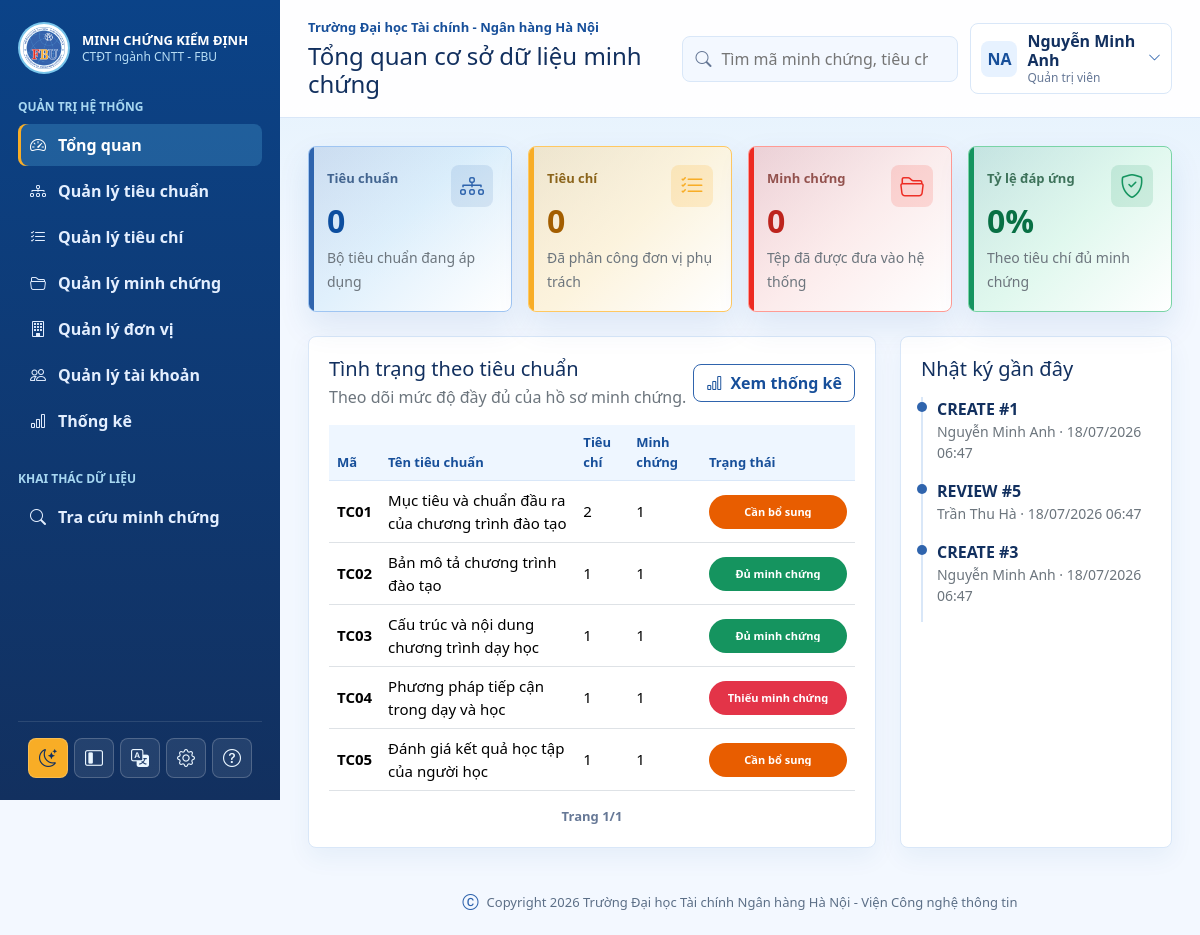
Page /admin/dashboard.php (signed in) on the committed database.
### tables this page shows
CREATE TABLE standards (
    id INT AUTO_INCREMENT PRIMARY KEY,
    standard_set_id INT NOT NULL,
    code VARCHAR(50) NOT NULL,
    name VARCHAR(255) NOT NULL,
    description TEXT NULL,
    display_order INT NOT NULL DEFAULT 0,
    created_at TIMESTAMP DEFAULT CURRENT_TIMESTAMP,
    updated_at TIMESTAMP DEFAULT CURRENT_TIMESTAMP ON UPDATE CURRENT_TIMESTAMP,
    UNIQUE KEY uq_standard_code_set (standard_set_id, code),
    CONSTRAINT fk_standards_set FOREIGN KEY (standard_set_id) REFERENCES standard_sets(id)
);

CREATE TABLE audit_logs (
    id BIGINT AUTO_INCREMENT PRIMARY KEY,
    user_id INT NULL,
    action VARCHAR(100) NOT NULL,
    module VARCHAR(100) NOT NULL,
    record_id INT NULL,
    old_value JSON NULL,
    new_value JSON NULL,
    ip_address VARCHAR(45) NULL,
    created_at TIMESTAMP DEFAULT CURRENT_TIMESTAMP,
    CONSTRAINT fk_audit_logs_user FOREIGN KEY (user_id) REFERENCES users(id)
);

### includes/data.php (called while the page is built, shortened)
<?php
require_once __DIR__ . '/helpers.php';
function vn_criteria_status(string $status): string
{
    switch ($status) {
        case 'complete':
            return 'Đủ minh chứng';
        case 'need_update':
            return 'Cần bổ sung';
        case 'missing':
            return 'Thiếu minh chứng';
    }
}
function vn_approval_status(string $status): string
{
    switch ($status) {
        case 'approved':
            return 'Đã duyệt';
        case 'reviewing':
            return 'Chờ rà soát';
        case 'need_update':
            return 'Cần bổ sung';
    }
}
function standard_status_from_counts(int $missing, int $needUpdate): string
{
    if ($missing > 0) {
        return 'Thiếu minh chứng';
    }
    if ($needUpdate > 0) {
        return 'Cần bổ sung';
    }
    return 'Đủ minh chứng';
}
$pdo = db();
$standards = [];
$stmt = $pdo->query("
    SELECT
        s.id,
        s.code,
        s.name,
        COUNT(DISTINCT c.id) AS criteria_count,
        COUNT(DISTINCT ec.evidence_id) AS evidence_count,
        SUM(CASE WHEN c.evidence_status = 'missing' THEN 1 ELSE 0 END) AS missing_count,
        SUM(CASE WHEN c.evidence_status = 'need_update' THEN 1 ELSE 0 END) AS need_update_count
    FROM standards s
    LEFT JOIN criteria c ON c.standard_id = s.id
    LEFT JOIN evidence_criteria ec ON ec.criteria_id = c.id
    GROUP BY s.id, s.code, s.name, s.display_order
    ORDER BY s.display_order, s.id
");
foreach ($stmt->fetchAll() as $row) {
    $standards[] = [
        'id'       => (int) $row['id'],
        'code'     => $row['code'],
        'name'     => $row['name'],
        'criteria' => (int) $row['criteria_count'],
        'evidences'=> (int) $row['evidence_count'],
        'status'   => standard_status_from_counts((int) $row['missing_count'], (int) $row['need_update_count']),
    ];
}
$criteria = [];
$stmt = $pdo->query("
    SELECT
        c.id,
        c.code,
        c.name,
        c.evidence_status,
        s.code AS standard_code,
        COALESCE(d.name, 'Chưa phân công') AS owner,
        COUNT(ec.evidence_id) AS evidence_count
    FROM criteria c
    JOIN standards s ON s.id = c.standard_id
    LEFT JOIN departments d ON d.id = c.department_id
    LEFT JOIN evidence_criteria ec ON ec.criteria_id = c.id
    GROUP BY c.id, c.code, c.name, c.evidence_status, s.code, d.name, c.display_order, s.display_order
    ORDER BY s.display_order, c.display_order, c.id
");
foreach ($stmt->fetchAll() as $row) {
    $criteria[] = [
        'id'         => (int) $row['id'],
        'code'       => $row['code'],
        'standard'   => $row['standard_code'],
        'name'       => $row['name'],
        'owner'      => $row['owner'],
        'status_raw' => $row['evidence_status'],
        'status'     => vn_criteria_status($row['evidence_status']),
        'evidences'  => (int) $row['evidence_count'],
    ];
}
$evidences = [];
$stmt = $pdo->query("
    SELECT
        e.id,
        e.code,
        e.title,
        e.academic_year,
        e.approval_status,
        DATE_FORMAT(e.updated_at, '%d/%m/%Y') AS updated_date,
        COALESCE(d.name, 'Chưa xác định') AS department_name,
        latest_file.id AS file_id,
        COALESCE(latest_file.file_type, 'N/A') AS file_type,
        COALESCE(latest_file.version_no, 1) AS version_no,
        COALESCE(GROUP_CONCAT(DISTINCT s.code ORDER BY s.code SEPARATOR ', '), 'Chưa gắn') AS standard_codes,
        COALESCE(GROUP_CONCAT(DISTINCT c.code ORDER BY c.code SEPARATOR ', '), 'Chưa gắn') AS criteria_codes
    FROM evidences e
    LEFT JOIN departments d ON d.id = e.issuing_department_id
    LEFT JOIN evidence_files latest_file ON latest_file.id = (
        SELECT ef2.id
        FROM evidence_files ef2
        WHERE ef2.evidence_id = e.id
        ORDER BY ef2.version_no DESC, ef2.uploaded_at DESC, ef2.id DESC
        LIMIT 1
    )
    LEFT JOIN evidence_criteria ec ON ec.evidence_id = e.id
    LEFT JOIN criteria c ON c.id = ec.criteria_id
    LEFT JOIN standards s ON s.id = c.standard_id
    GROUP BY e.id, e.code, e.title, e.academic_year, e.approval_status, e.updated_at, d.name, latest_file.id, latest_file.file_type, latest_file.version_no
    ORDER BY e.updated_at DESC, e.id DESC
");
foreach ($stmt->fetchAll() as $row) {
    $evidences[] = [
        'id'         => (int) $row['id'],
        'code'       => $row['code'],
        'name'       => $row['title'],
        'criteria'   => $row['criteria_codes'],
        'year'       => $row['academic_year'],
        'department' => $row['department_name'],
        'file_id'    => (int) ($row['file_id'] ?? 0),
        'type'       => $row['file_type'],
        'version'    => (int) ($row['version_no'] ?? 1),
        'standards'  => $row['standard_codes'],
        'updated'    => $row['updated_date'],
        'status_raw' => $row['approval_status'],
        'status'     => vn_approval_status($row['approval_status']),
    ];
}
$activityLogs = [];
$stmt = $pdo->query("
    SELECT
        DATE_FORMAT(al.created_at, '%d/%m/%Y %H:%i') AS action_time,
        COALESCE(u.full_name, 'Hệ thống') AS actor,
        al.action,
        al.module,
        al.record_id
    FROM audit_logs al
    LEFT JOIN users u ON u.id = al.user_id
    ORDER BY al.created_at DESC
    LIMIT 5
");
foreach ($stmt->fetchAll() as $row) {
    $activityLogs[] = [
        'time'   => $row['action_time'],
        'actor'  => $row['actor'],
        'action' => strtoupper($row['action']) . ' #' . $row['record_id'],
        'module' => $row['module'],
    ];
}
?>

### admin/dashboard.php (the view, shortened to what this page needs)
<?php
require_once __DIR__ . '/../includes/helpers.php';
require_once __DIR__ . '/../includes/data.php';
include __DIR__ . '/../includes/header.php';
?>
<div class="row g-3 mb-4">
    <div class="col-md-6 col-xl-3"><div class="metric-card metric-blue"><i class="bi bi-diagram-3"></i><span>Tiêu chuẩn</span><strong class="count-up" data-count-to="<?= count($standards) ?>">0</strong><small class="text-secondary">Bộ tiêu chuẩn đang áp dụng</small></div></div>
    <div class="col-md-6 col-xl-3"><div class="metric-card metric-amber"><i class="bi bi-list-check"></i><span>Tiêu chí</span><strong class="count-up" data-count-to="<?= count($criteria) ?>">0</strong><small class="text-secondary">Đã phân công đơn vị phụ trách</small></div></div>
    <div class="col-md-6 col-xl-3"><div class="metric-card metric-red"><i class="bi bi-folder2-open"></i><span>Minh chứng</span><strong class="count-up" data-count-to="<?= count($evidences) ?>">0</strong><small class="text-secondary">Tệp đã được đưa vào hệ thống</small></div></div>
    <div class="col-md-6 col-xl-3"><div class="metric-card metric-green"><i class="bi bi-shield-check"></i><span>Tỷ lệ đáp ứng</span><strong><span class="count-up" data-count-to="72">0</span>%</strong><small class="text-secondary">Theo tiêu chí đủ minh chứng</small></div></div>
</div>
<div class="row g-4">
    <div class="col-xl-8"><div class="panel">
        <div class="d-flex justify-content-between align-items-center mb-3"><div><h2 class="h5 mb-1">Tình trạng theo tiêu chuẩn</h2><p class="text-secondary mb-0">Theo dõi mức độ đầy đủ của hồ sơ minh chứng.</p></div><a class="btn btn-outline-success" href="<?= base_url('admin/reports.php') ?>"><i class="bi bi-bar-chart me-1"></i> Xem thống kê</a></div>
        <div class="table-responsive"><table class="table"><thead><tr><th>Mã</th><th>Tên tiêu chuẩn</th><th>Tiêu chí</th><th>Minh chứng</th><th>Trạng thái</th></tr></thead><tbody>
        <?php foreach ($standards as $standard): ?><tr><td class="fw-bold"><?= htmlspecialchars($standard['code']) ?></td><td><?= htmlspecialchars($standard['name']) ?></td><td><?= $standard['criteria'] ?></td><td><?= $standard['evidences'] ?></td><td><?= readonly_status_select($standard['status']) ?></td></tr><?php endforeach; ?>
        </tbody></table></div>
    </div></div>
    <div class="col-xl-4"><div class="panel h-100"><h2 class="h5 mb-3">Nhật ký gần đây</h2><ul class="timeline"><?php foreach ($activityLogs as $log): ?><li><strong><?= htmlspecialchars($log['action']) ?></strong><div class="small text-secondary"><?= htmlspecialchars($log['actor']) ?> · <?= htmlspecialchars($log['time']) ?></div></li><?php endforeach; ?></ul></div></div>
</div>
<?php include __DIR__ . '/../includes/footer.php'; ?>

### includes/helpers.php (shortened to what this page needs)
<?php
function base_url(string $path = ''): string
{
    $script = str_replace('\\', '/', dirname($_SERVER['SCRIPT_NAME']));
    $root = preg_replace('#/(admin|user|auth|includes)$#', '', $script);
    $root = rtrim($root, '/');
    return $root . '/' . ltrim($path, '/');
}
function status_value_from_label(string $status): string
{
    $map = [
        'Đã duyệt' => 'approved',
        'Chờ rà soát' => 'reviewing',
        'Cần bổ sung' => 'need_update',
        'Đủ minh chứng' => 'complete',
        'Thiếu minh chứng' => 'missing',
        'Hoạt động' => 'active',
        'Tạm khóa' => 'locked',
        'Đang áp dụng' => 'active_set',
        'Ngưng áp dụng' => 'inactive_set',
        'Đã duyệt' => 'approved',
        'Chờ rà soát' => 'reviewing',
        'Cần bổ sung' => 'need_update',
        'Đủ minh chứng' => 'complete',
        'Thiếu minh chứng' => 'missing',
        'Hoạt động' => 'active',
        'Tạm khóa' => 'locked',
        'Đang áp dụng' => 'active_set',
        'Ngưng áp dụng' => 'inactive_set',
    ];
    return $map[$status] ?? strtolower(preg_replace('/[^a-z0-9_]+/i', '_', $status));
}
function status_select_tone(string $value): string
{
    switch ($value) {
        case 'approved':
        case 'complete':
        case 'active':
        case 'active_set':
            return 'success';
        case 'reviewing':
        case 'need_update':
            return 'warning';
        case 'missing':
        case 'locked':
        case 'inactive_set':
            return 'danger';
    }
}
function readonly_status_select(string $status): string
{
    $value = status_value_from_label($status);
    $tone = status_select_tone($value);
    $safeValueClass = preg_replace('/[^a-z0-9_\-]+/i', '_', $value);
    $label = htmlspecialchars($status, ENT_QUOTES, 'UTF-8');
    return '<span class="status-select status-select-readonly status-select-' . htmlspecialchars($tone, ENT_QUOTES, 'UTF-8') . ' status-select-' . htmlspecialchars($safeValueClass, ENT_QUOTES, 'UTF-8') . '" aria-label="Trạng thái"><span>' . $label . '</span></span>';
}
function user_initials(string $name): string
{
    $name = trim($name);
    $parts = preg_split('/\s+/u', $name);
    $first = mb_substr($parts[0] ?? 'U', 0, 1, 'UTF-8');
    $last = mb_substr($parts[count($parts) - 1] ?? $first, 0, 1, 'UTF-8');
    return mb_strtoupper($first . $last, 'UTF-8');
}
function avatar_html(?string $avatarPath, string $name, string $class = 'avatar'): string
{
    return '<span class="' . htmlspecialchars($class, ENT_QUOTES, 'UTF-8') . '">' . htmlspecialchars(user_initials($name), ENT_QUOTES, 'UTF-8') . '</span>';
}
?>

### rows in the picture
standards: code "TC01", name "Mục tiêu và chuẩn đầu ra của chương trình đào tạo", criteria "2", evidences "1", label "Cần bổ sung"
standards: code "TC02", name "Bản mô tả chương trình đào tạo", criteria "1", evidences "1", label "Đủ minh chứng"
standards: code "TC03", name "Cấu trúc và nội dung chương trình dạy học", criteria "1", evidences "1", label "Đủ minh chứng"
standards: code "TC04", name "Phương pháp tiếp cận trong dạy và học", criteria "1", evidences "1", label "Thiếu minh chứng"
standards: code "TC05", name "Đánh giá kết quả học tập của người học", criteria "1", evidences "1", label "Cần bổ sung"
audit_logs: action "CREATE #1", actor "Nguyễn Minh Anh", time "18/07/2026 06:47"
audit_logs: action "REVIEW #5", actor "Trần Thu Hà", time "18/07/2026 06:47"
audit_logs: action "CREATE #3", actor "Nguyễn Minh Anh", time "18/07/2026 06:47"

### other values in the picture
$trainingProgram['school'] "Trường Đại học Tài chính - Ngân hàng Hà Nội"
$heading "Tổng quan cơ sở dữ liệu minh chứng"
user_initials($name) "NA"
$currentUser['name'] "Nguyễn Minh Anh"
$roles[$currentUser['role']] "Quản trị viên"
